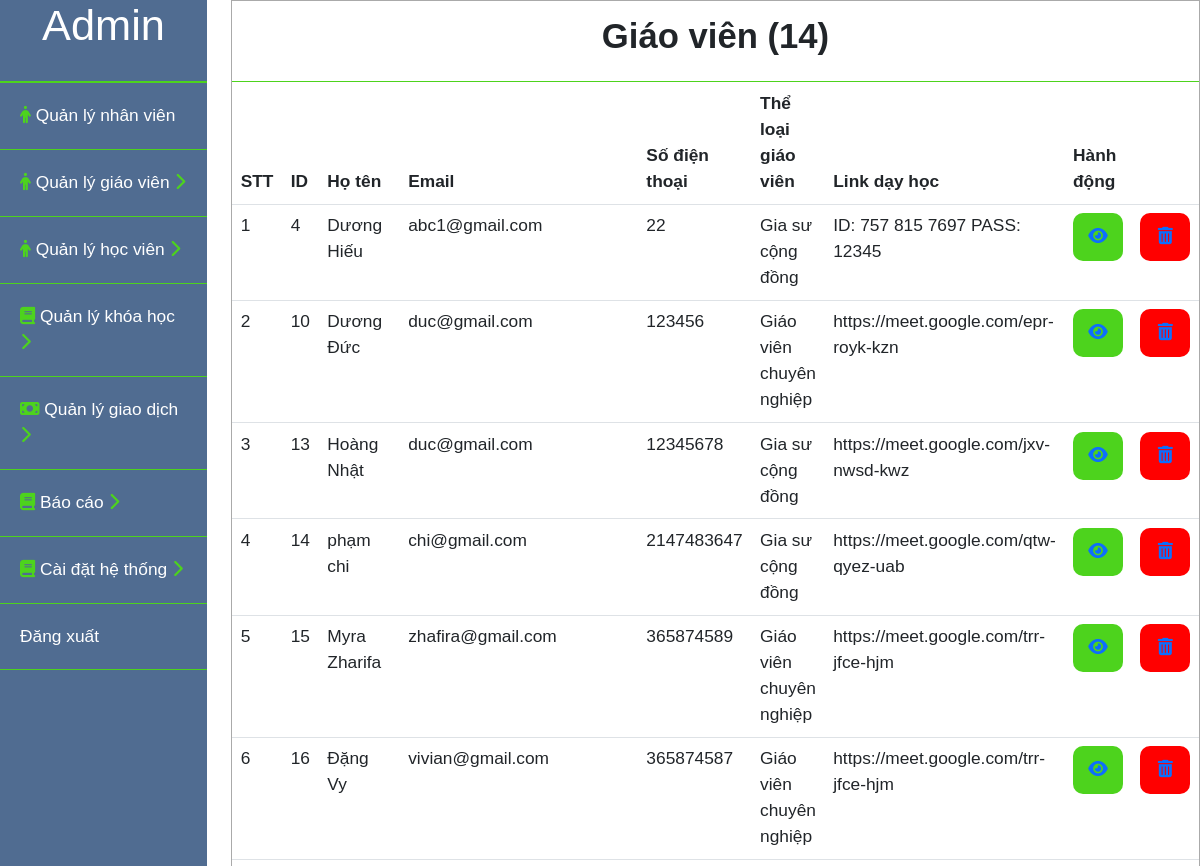
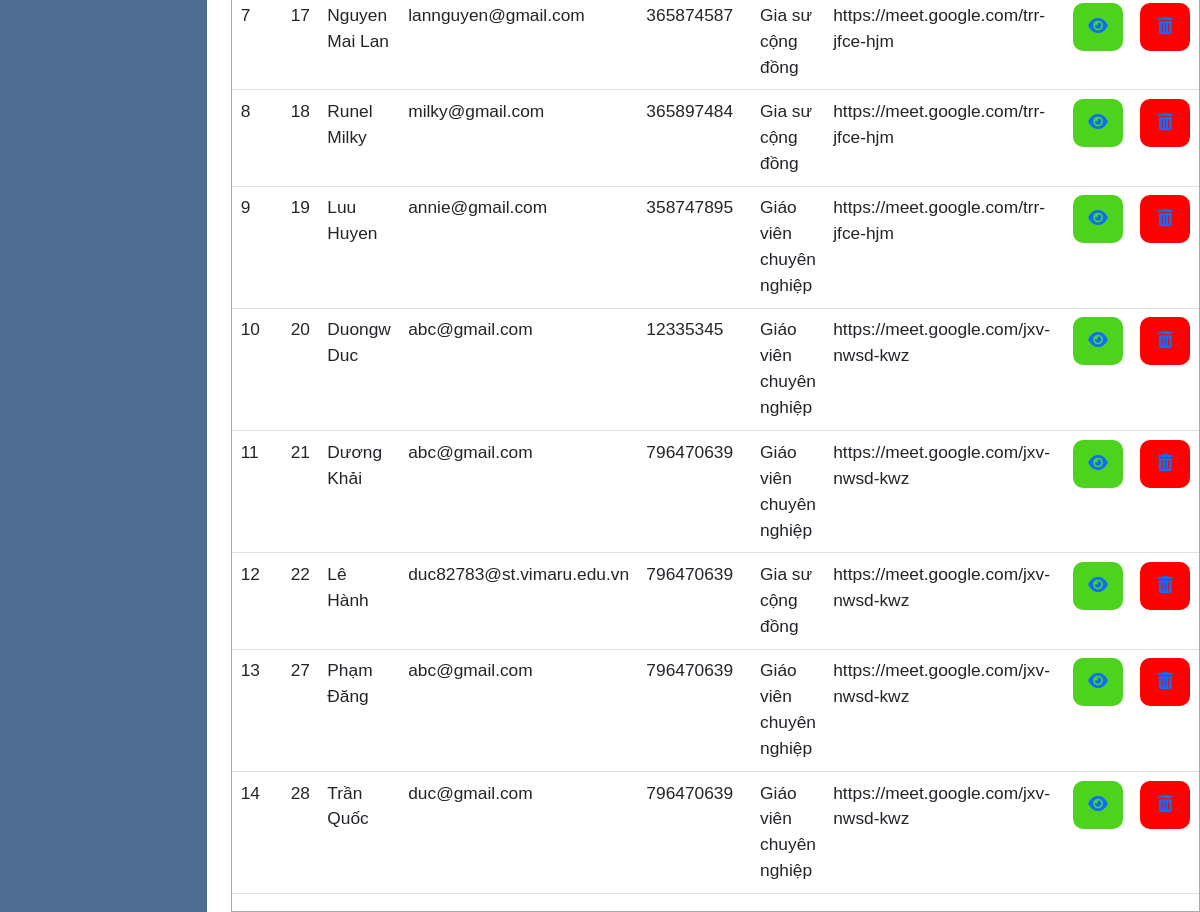
The page /admin/giaovien.php on the database its author committed (2 pictures, top to bottom).
### tables this page shows
CREATE TABLE `giaovien` (
  `id` int(11) NOT NULL,
  `hoten` varchar(100) NOT NULL,
  `email` varchar(100) NOT NULL,
  `sodienthoai` int(11) NOT NULL,
  `theloaigiaovien` int(11) NOT NULL,
  `quocgia` varchar(10) NOT NULL,
  `gioitinh` int(11) NOT NULL,
  `vitien` int(11) NOT NULL,
  `diachi` varchar(255) NOT NULL,
  `timezone` varchar(10) NOT NULL,
  `idcongcudayhoc` int(11) NOT NULL,
  `linkdayhoc` varchar(255) NOT NULL,
  `danhgia` int(11) NOT NULL,
  `gioithieubanthan1` text NOT NULL,
  `gioithieubanthan2` text NOT NULL,
  `gioithieubanthan3` text NOT NULL,
  `imgprofile` varchar(255) NOT NULL,
  `taikhoan` int(11) NOT NULL,
  `video` varchar(100) NOT NULL,
  `idcard1` varchar(100) NOT NULL,
  `idcard2` varchar(100) NOT NULL,
  `chungchi1` varchar(100) NOT NULL,
  `chungchi2` varchar(100) NOT NULL,
  `congcu1` varchar(100) NOT NULL,
  `congcu2` varchar(100) NOT NULL,
  `congcu3` varchar(100) NOT NULL,
  `congcu4` varchar(100) NOT NULL
);

CREATE TABLE `theloaigiaovien` (
  `id` int(11) NOT NULL,
  `tentheloai` varchar(255) NOT NULL
);

### admin/giaovien.php (the view, shortened to what this page needs)
<?php
    include("../user/connect.php");
    $sql_gv = "SELECT giaovien.*, theloaigiaovien.tentheloai
                FROM giaovien,theloaigiaovien
                WHERE  giaovien.theloaigiaovien = theloaigiaovien.id;";
    $stmt_gv = $conn->prepare($sql_gv);
    $query_gv= $stmt_gv->execute();
    $result_gv = array();
    while($row_gv = $stmt_gv->fetch(PDO::FETCH_ASSOC)){
        $result_gv[] = $row_gv;
    }
    $sql_sl = "SELECT count(id) as dem FROM giaovien";
    $stmt_sl = $conn->prepare($sql_sl);
    $query_sl = $stmt_sl->execute();
    $result_sl = array();
    while($row_sl = $stmt_sl->fetch(PDO::FETCH_ASSOC)){
        $result_sl[] = $row_sl;
    }
    foreach ($result_sl as $items) {
        $slusers = $items['dem'];
    }
?>
<!DOCTYPE html>
<html lang="en">
<head>
    <link rel="stylesheet" href="css/bootstrap.min.css">
    <link rel="stylesheet" href="style/admin.css">
    <link rel="stylesheet" type="text/css" href="style/danhsach.css">
</head>
<body>
    <div id="content">
        <div id="admin__sidebar">
            <div class="admin__profile">
                <h1>Admin</h1>
            </div>
            <div class="admin__list">
                <ul>
                    <li class="admin__list--nhanvien">
                        <a href="nhanvien.php"><i class="fa-solid fa-person" style="color: #4dd31d;"></i> Quản lý nhân viên</a>
                    </li>
                    <li class="admin__list--giaovien">
                        <a href="#"  onclick="myFunction('toggle1')"><i class="fa-solid fa-person" style="color: #4dd31d;"></i> Quản lý giáo viên <i class="icondrop active fa-solid fa-chevron-right" style="color: #4dd31d;"></i><i class="icondrop fa-solid fa-chevron-down" style="color: #4dd31d;"></i></a>
                    </li>
                    <li class="admin__list--hocvien">
                        <a href="#" onclick="myFunction('toggle5')"> <i class="fa-solid fa-person" style="color: #4dd31d;"></i> Quản lý học viên <i class="icondrop active fa-solid fa-chevron-right" style="color: #4dd31d;"></i><i class="icondrop fa-solid fa-chevron-down" style="color: #4dd31d;"></i></a>
                    </li>
                    <li class="admin__list--khoahoc">
                        <a href="#" onclick="myFunction('toggle6')"> <i class="fa-sharp fa-solid fa-book" style="color: #4dd31d;"></i> Quản lý khóa học <i class="icondrop active fa-solid fa-chevron-right" style="color: #4dd31d;"></i><i class="icondrop fa-solid fa-chevron-down" style="color: #4dd31d;"></i></a>
                    </li>
                    <li class="admin__list--giaodich">
                        <a href="#" onclick="myFunction('toggle2')"><i class="fa-solid fa-money-bill" style="color: #4dd31d;"></i> Quản lý giao dịch <i class="icondrop active fa-solid fa-chevron-right" style="color: #4dd31d;"></i><i class="icondrop fa-solid fa-chevron-down" style="color: #4dd31d;"></i></a>
                    </li>
                    <li class="admin__list--baocao">
                        <a href="#" onclick="myFunction('toggle3')"> <i class="fa-sharp fa-solid fa-book" style="color: #4dd31d;"></i> Báo cáo <i class="icondrop active fa-solid fa-chevron-right" style="color: #4dd31d;"></i><i class="icondrop fa-solid fa-chevron-down" style="color: #4dd31d;"></i></a>
                    </li>
                    <li class="admin__list--hethong">
                        <a href="#" onclick="myFunction('toggle4')"> <i class="fa-sharp fa-solid fa-book" style="color: #4dd31d;"></i> Cài đặt hệ thống <i class="icondrop active fa-solid fa-chevron-right" style="color: #4dd31d;"></i><i class="icondrop fa-solid fa-chevron-down" style="color: #4dd31d;"></i></a>
                    </li>
                    <li class="admin__list--dangxuat">
                        <a href="logout.php">Đăng xuất</a>
                    </li>
                </ul>
            </div>
        </div>
         <div id="main_content">
            <div class="title">
                <h2>Giáo viên (<?php echo $slusers?>)</h2>
            </div>
            <div class="chitiet_content">
                <table class="table table-inverse">
                    <thead>
                        <tr>
                            <th>STT</th>
                            <th>ID</th>
                            <th>Họ tên</th>
                            <th>Email</th>
                            <th>Số điện thoại</th>
                            <th>Thể loại giáo viên</th>
                            <th>Link dạy học</th>
                            <th>Hành động</th>
                            <th></th>
                        </tr>
                    </thead>
                    <tbody>
                        <?php $i=1; foreach($result_gv as $items):?>
                        <tr>
                            <td><?php echo $i;?></td>
                            <td><?php echo $items['id'];?></td>
                            <td><?php echo $items['hoten'];?></td>
                            <td><?php echo $items['email'];?></td>
                            <td><?php echo $items['sodienthoai'];?></td>
                            <td><?php echo $items['tentheloai'];?></td>
                            <td><?php echo $items['linkdayhoc'];?></td>
                            <td><a class="btn-thongtinchitiet" href="giaovien_chitiet.php?idpdgv=<?php echo $items['id']?>"><i class="fa-solid fa-eye"></i></a></td>
                            <td><a class="btn-xoa" href="giaovien_xoa.php?idpdgv=<?php echo $items['id']?>&&taikhoan=<?php echo $items['taikhoan']?>"><i class="fa-solid fa-trash-can"></i></a></td>
                        </tr>
                        <?php $i++; endforeach?>
                    </tbody>
                </table>
            </div>
         </div>
    </div>
</body>
</html>

### admin/style/admin.css (style rules this page uses)
* { font-family: Verdana, Geneva, Tahoma, sans-serif; margin: 0; padding:0; box-sizing: border-box; font-size: 13pt; }
#admin__sidebar { width: 25%; background-color: #506c91; color: #ffffff; }
#admin__sidebar .admin__profile { text-align: center; padding-bottom: 20px; border-bottom: 2px solid #4dd31d; }
#admin__sidebar .admin__list li { list-style: none;; }
#admin__sidebar .admin__list a { text-decoration: none; color: #ffffff; }
.admin__list ul { padding: 0; }
.admin__list li { padding: 20px; border-bottom: 1px solid #4dd31d; }
.icondrop { display: none; }
.icondrop.active { display: inline-block; }
.btn-thongtinchitiet { display: inline-block; background-color: #4dd31d; text-decoration: none; width: 50px; height: 48px; line-height: 48px; font-size: 16px; border-radius: 10px; text-align: center; }
.btn-xoa { display: inline-block; background-color: red; text-decoration: none; min-width:50px; height: 48px; line-height: 48px; font-size: 16px; border-radius: 10px; text-align: center; }

### admin/style/danhsach.css (style rules this page uses)
#content { display: flex; }
#main_content { margin-left: 2%; width: 100%; max-width: 1150px; border: 1px solid #aaaaaa; height: auto; }
#main_content .title { border-bottom: 1px solid #4dd31d; text-align: center; padding: 15px ; }
#main_content .title h2 { font-weight: bold; }

### rows shown on the page
giaovien: id "4", hoten "Dương Hiếu", email "abc1@gmail.com", sodienthoai "22", theloaigiaovien.tentheloai "Gia sư cộng đồng", linkdayhoc "ID: 757 815 7697 PASS: 12345"
giaovien: id "10", hoten "Dương Đức", email "duc@gmail.com", sodienthoai "123456", theloaigiaovien.tentheloai "Giáo viên chuyên nghiệp", linkdayhoc "https://meet.google.com/epr-royk-kzn"
giaovien: id "13", hoten "Hoàng Nhật", email "duc@gmail.com", sodienthoai "12345678", theloaigiaovien.tentheloai "Gia sư cộng đồng", linkdayhoc "https://meet.google.com/jxv-nwsd-kwz"
giaovien: id "14", hoten "phạm chi", email "chi@gmail.com", sodienthoai "2147483647", theloaigiaovien.tentheloai "Gia sư cộng đồng", linkdayhoc "https://meet.google.com/qtw-qyez-uab"
giaovien: id "15", hoten "Myra Zharifa", email "zhafira@gmail.com", sodienthoai "365874589", theloaigiaovien.tentheloai "Giáo viên chuyên nghiệp", linkdayhoc "https://meet.google.com/trr-jfce-hjm"
giaovien: id "16", hoten "Đặng Vy", email "vivian@gmail.com", sodienthoai "365874587", theloaigiaovien.tentheloai "Giáo viên chuyên nghiệp", linkdayhoc "https://meet.google.com/trr-jfce-hjm"
giaovien: id "17", hoten "Nguyen Mai Lan", email "lannguyen@gmail.com", sodienthoai "365874587", theloaigiaovien.tentheloai "Gia sư cộng đồng", linkdayhoc "https://meet.google.com/trr-jfce-hjm"
giaovien: id "18", hoten "Runel Milky", email "milky@gmail.com", sodienthoai "365897484", theloaigiaovien.tentheloai "Gia sư cộng đồng", linkdayhoc "https://meet.google.com/trr-jfce-hjm"
giaovien: id "19", hoten "Luu Huyen", email "annie@gmail.com", sodienthoai "358747895", theloaigiaovien.tentheloai "Giáo viên chuyên nghiệp", linkdayhoc "https://meet.google.com/trr-jfce-hjm"
giaovien: id "20", hoten "Duongw Duc", email "abc@gmail.com", sodienthoai "12335345", theloaigiaovien.tentheloai "Giáo viên chuyên nghiệp", linkdayhoc "https://meet.google.com/jxv-nwsd-kwz"
giaovien: id "21", hoten "Dương Khải", email "abc@gmail.com", sodienthoai "796470639", theloaigiaovien.tentheloai "Giáo viên chuyên nghiệp", linkdayhoc "https://meet.google.com/jxv-nwsd-kwz"
giaovien: id "22", hoten "Lê Hành", email "duc82783@st.vimaru.edu.vn", sodienthoai "796470639", theloaigiaovien.tentheloai "Gia sư cộng đồng", linkdayhoc "https://meet.google.com/jxv-nwsd-kwz"
giaovien: id "27", hoten "Phạm Đăng", email "abc@gmail.com", sodienthoai "796470639", theloaigiaovien.tentheloai "Giáo viên chuyên nghiệp", linkdayhoc "https://meet.google.com/jxv-nwsd-kwz"
giaovien: id "28", hoten "Trần Quốc", email "duc@gmail.com", sodienthoai "796470639", theloaigiaovien.tentheloai "Giáo viên chuyên nghiệp", linkdayhoc "https://meet.google.com/jxv-nwsd-kwz"

### other values the page prints
$slusers "14"
